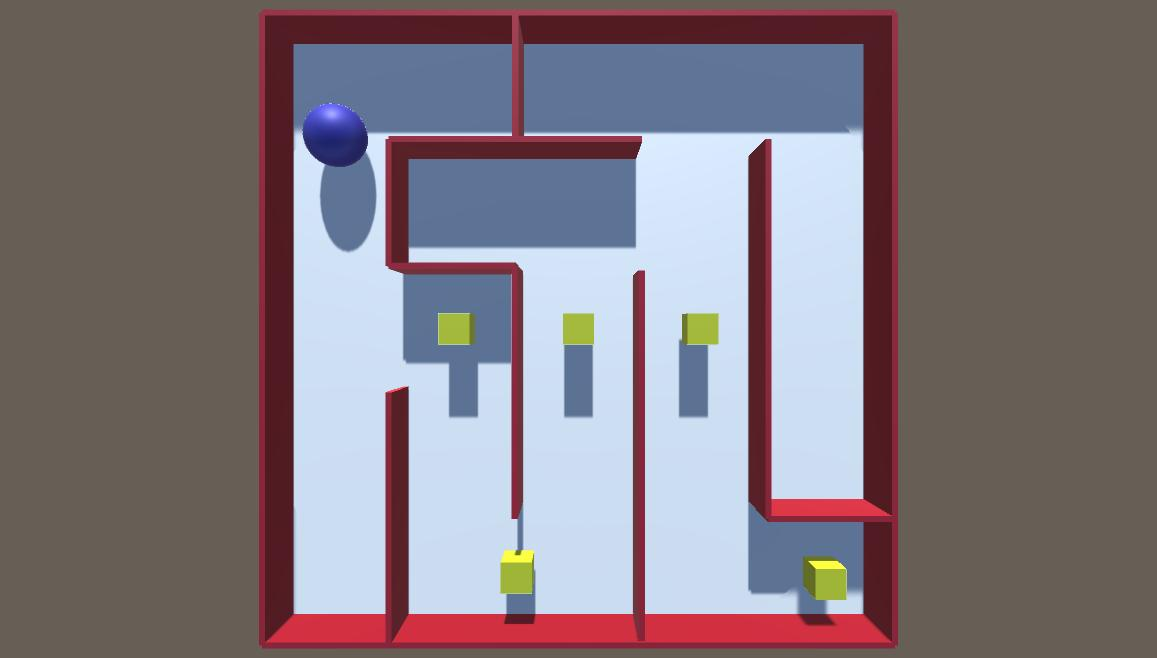
#> input picture 0012 Unity_AI/DDQN/2022-09-06_23-45-15.png, 1157 x 658 px
$ python test.py
#> lines starting #> are read from the running program, lines starting #| are printed output that depends on the picture
from PIL import Image
import numpy as np
img = Image.open("2022-09-06_23-45-15.png")
#> img is the input picture: PIL image 1157x658 RGB; mean R, G, B 129.7, 120, 126.6
#print(img)
img = np.asarray(img)
# [5 lines of commented-out code are left out]
image = Image.fromarray(img).convert("L")
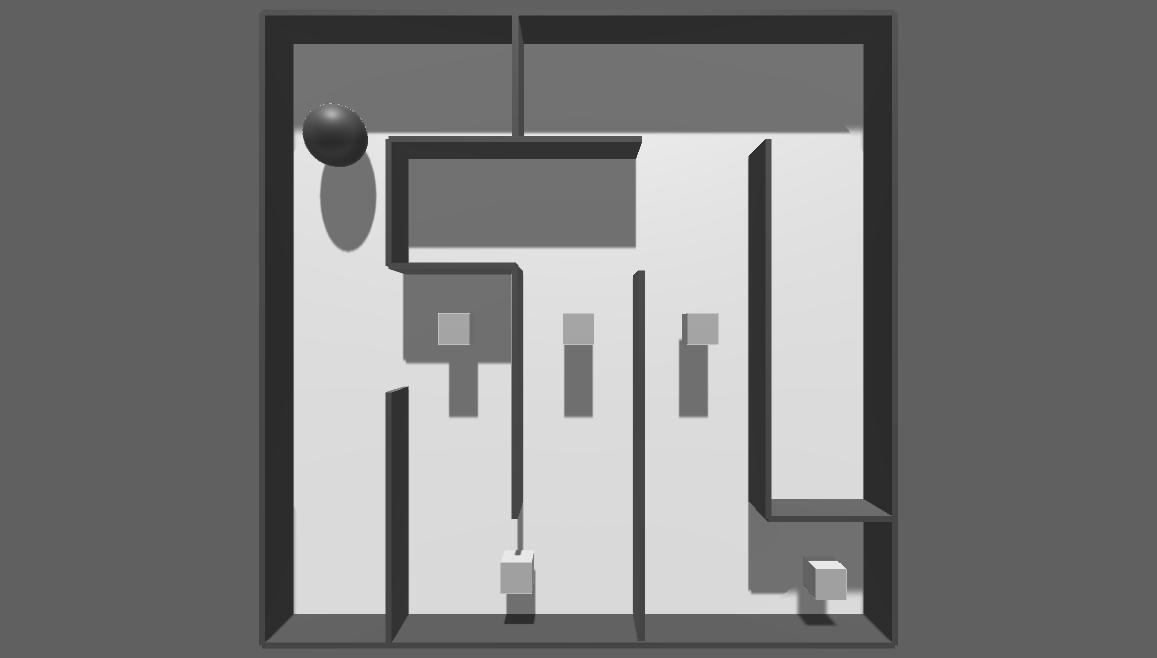
#> image: PIL image 1157x658 L; min 23, max 252, mean 123.8
#img_resize = image.resize((int(image.width / 3), int(image.height / 3)))
img_resize = image.resize((int(28*2*1.75), int(28*2)))
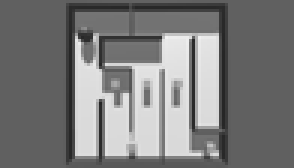
#> img_resize: PIL image 98x56 L (shown 3 times larger); min 37, max 242, mean 123.8

img_resize.show()
# [10 lines of commented-out code are left out]
